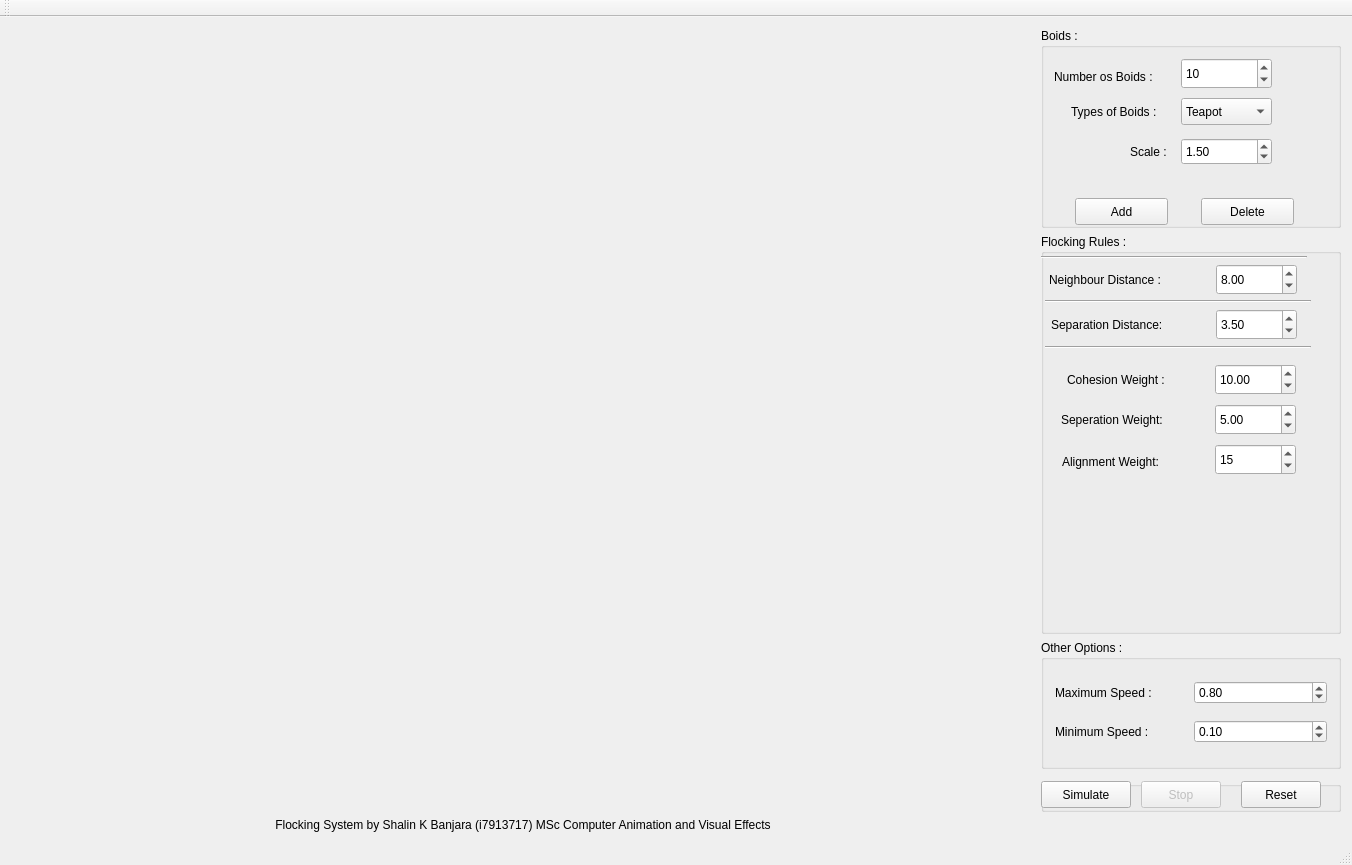
<?xml version="1.0" encoding="UTF-8"?>
<ui version="4.0">
 <class>MainWindow</class>
 <widget class="QMainWindow" name="MainWindow">
  <property name="geometry">
   <rect>
    <x>0</x>
    <y>0</y>
    <width>1348</width>
    <height>865</height>
   </rect>
  </property>
  <property name="sizePolicy">
   <sizepolicy hsizetype="MinimumExpanding" vsizetype="MinimumExpanding">
    <horstretch>0</horstretch>
    <verstretch>0</verstretch>
   </sizepolicy>
  </property>
  <property name="minimumSize">
   <size>
    <width>0</width>
    <height>0</height>
   </size>
  </property>
  <property name="windowTitle">
   <string>Flocking System</string>
  </property>
  <widget class="QWidget" name="centralWidget">
   <layout class="QGridLayout" name="s_main_layout">
    <property name="sizeConstraint">
     <enum>QLayout::SetMinimumSize</enum>
    </property>
    <item row="5" column="1">
     <widget class="QGroupBox" name="groupBox_3">
      <property name="sizePolicy">
       <sizepolicy hsizetype="MinimumExpanding" vsizetype="Minimum">
        <horstretch>0</horstretch>
        <verstretch>0</verstretch>
       </sizepolicy>
      </property>
      <property name="maximumSize">
       <size>
        <width>350</width>
        <height>100</height>
       </size>
      </property>
      <property name="title">
       <string/>
      </property>
      <widget class="QPushButton" name="m_simulate">
       <property name="geometry">
        <rect>
         <x>0</x>
         <y>0</y>
         <width>90</width>
         <height>27</height>
        </rect>
       </property>
       <property name="sizePolicy">
        <sizepolicy hsizetype="Minimum" vsizetype="Minimum">
         <horstretch>0</horstretch>
         <verstretch>0</verstretch>
        </sizepolicy>
       </property>
       <property name="text">
        <string>Simulate</string>
       </property>
      </widget>
      <widget class="QPushButton" name="m_stop">
       <property name="enabled">
        <bool>false</bool>
       </property>
       <property name="geometry">
        <rect>
         <x>100</x>
         <y>0</y>
         <width>80</width>
         <height>27</height>
        </rect>
       </property>
       <property name="sizePolicy">
        <sizepolicy hsizetype="Minimum" vsizetype="Minimum">
         <horstretch>0</horstretch>
         <verstretch>0</verstretch>
        </sizepolicy>
       </property>
       <property name="text">
        <string>Stop</string>
       </property>
       <property name="default">
        <bool>false</bool>
       </property>
      </widget>
      <widget class="QPushButton" name="m_reset">
       <property name="enabled">
        <bool>true</bool>
       </property>
       <property name="geometry">
        <rect>
         <x>200</x>
         <y>0</y>
         <width>80</width>
         <height>27</height>
        </rect>
       </property>
       <property name="sizePolicy">
        <sizepolicy hsizetype="Minimum" vsizetype="Minimum">
         <horstretch>0</horstretch>
         <verstretch>0</verstretch>
        </sizepolicy>
       </property>
       <property name="text">
        <string>Reset</string>
       </property>
       <property name="default">
        <bool>false</bool>
       </property>
      </widget>
     </widget>
    </item>
    <item row="1" column="0" rowspan="5">
     <spacer name="horizontalSpacer">
      <property name="orientation">
       <enum>Qt::Horizontal</enum>
      </property>
      <property name="sizeType">
       <enum>QSizePolicy::MinimumExpanding</enum>
      </property>
      <property name="sizeHint" stdset="0">
       <size>
        <width>1024</width>
        <height>768</height>
       </size>
      </property>
     </spacer>
    </item>
    <item row="3" column="1">
     <widget class="QGroupBox" name="groupBox_4">
      <property name="sizePolicy">
       <sizepolicy hsizetype="Minimum" vsizetype="MinimumExpanding">
        <horstretch>0</horstretch>
        <verstretch>0</verstretch>
       </sizepolicy>
      </property>
      <property name="minimumSize">
       <size>
        <width>300</width>
        <height>0</height>
       </size>
      </property>
      <property name="title">
       <string>Other Options :</string>
      </property>
      <layout class="QGridLayout" name="gridLayout">
       <item row="1" column="1">
        <widget class="QDoubleSpinBox" name="m_maxSpeed">
         <property name="minimum">
          <double>0.500000000000000</double>
         </property>
         <property name="maximum">
          <double>5.000000000000000</double>
         </property>
         <property name="singleStep">
          <double>0.010000000000000</double>
         </property>
         <property name="value">
          <double>0.800000000000000</double>
         </property>
        </widget>
       </item>
       <item row="2" column="1">
        <widget class="QDoubleSpinBox" name="m_minSpeed">
         <property name="minimum">
          <double>0.010000000000000</double>
         </property>
         <property name="maximum">
          <double>4.000000000000000</double>
         </property>
         <property name="singleStep">
          <double>0.010000000000000</double>
         </property>
         <property name="value">
          <double>0.100000000000000</double>
         </property>
        </widget>
       </item>
       <item row="2" column="0">
        <widget class="QLabel" name="label_12">
         <property name="text">
          <string>Minimum Speed :</string>
         </property>
        </widget>
       </item>
       <item row="1" column="0">
        <widget class="QLabel" name="label_11">
         <property name="text">
          <string>Maximum Speed :</string>
         </property>
        </widget>
       </item>
      </layout>
     </widget>
    </item>
    <item row="2" column="1">
     <widget class="QGroupBox" name="groupBox_2">
      <property name="sizePolicy">
       <sizepolicy hsizetype="Minimum" vsizetype="MinimumExpanding">
        <horstretch>0</horstretch>
        <verstretch>0</verstretch>
       </sizepolicy>
      </property>
      <property name="minimumSize">
       <size>
        <width>300</width>
        <height>400</height>
       </size>
      </property>
      <property name="title">
       <string>Flocking Rules :</string>
      </property>
      <property name="alignment">
       <set>Qt::AlignLeading|Qt::AlignLeft|Qt::AlignTop</set>
      </property>
      <widget class="QDoubleSpinBox" name="m_cohesionweight">
       <property name="geometry">
        <rect>
         <x>174</x>
         <y>130</y>
         <width>81</width>
         <height>31</height>
        </rect>
       </property>
       <property name="decimals">
        <number>2</number>
       </property>
       <property name="maximum">
        <double>1000.000000000000000</double>
       </property>
       <property name="singleStep">
        <double>1.000000000000000</double>
       </property>
       <property name="value">
        <double>10.000000000000000</double>
       </property>
      </widget>
      <widget class="QDoubleSpinBox" name="m_seperateweight">
       <property name="geometry">
        <rect>
         <x>174</x>
         <y>170</y>
         <width>81</width>
         <height>31</height>
        </rect>
       </property>
       <property name="decimals">
        <number>2</number>
       </property>
       <property name="maximum">
        <double>1000.000000000000000</double>
       </property>
       <property name="singleStep">
        <double>1.000000000000000</double>
       </property>
       <property name="value">
        <double>5.000000000000000</double>
       </property>
      </widget>
      <widget class="QDoubleSpinBox" name="m_alignweight">
       <property name="geometry">
        <rect>
         <x>174</x>
         <y>210</y>
         <width>81</width>
         <height>31</height>
        </rect>
       </property>
       <property name="decimals">
        <number>0</number>
       </property>
       <property name="maximum">
        <double>1000.000000000000000</double>
       </property>
       <property name="singleStep">
        <double>1.000000000000000</double>
       </property>
       <property name="value">
        <double>15.000000000000000</double>
       </property>
      </widget>
      <widget class="QDoubleSpinBox" name="m_neighbourdistance">
       <property name="geometry">
        <rect>
         <x>175</x>
         <y>30</y>
         <width>81</width>
         <height>31</height>
        </rect>
       </property>
       <property name="singleStep">
        <double>0.010000000000000</double>
       </property>
       <property name="value">
        <double>8.000000000000000</double>
       </property>
      </widget>
      <widget class="QLabel" name="label_2">
       <property name="geometry">
        <rect>
         <x>8</x>
         <y>35</y>
         <width>161</width>
         <height>21</height>
        </rect>
       </property>
       <property name="text">
        <string>Neighbour Distance :</string>
       </property>
      </widget>
      <widget class="QLabel" name="label_3">
       <property name="geometry">
        <rect>
         <x>26</x>
         <y>135</y>
         <width>121</width>
         <height>21</height>
        </rect>
       </property>
       <property name="text">
        <string>Cohesion Weight :</string>
       </property>
      </widget>
      <widget class="QLabel" name="label_4">
       <property name="geometry">
        <rect>
         <x>20</x>
         <y>175</y>
         <width>131</width>
         <height>21</height>
        </rect>
       </property>
       <property name="text">
        <string>Seperation Weight:</string>
       </property>
      </widget>
      <widget class="QLabel" name="label_5">
       <property name="geometry">
        <rect>
         <x>21</x>
         <y>217</y>
         <width>121</width>
         <height>21</height>
        </rect>
       </property>
       <property name="text">
        <string>Alignment Weight:</string>
       </property>
      </widget>
      <widget class="QLabel" name="label_10">
       <property name="geometry">
        <rect>
         <x>10</x>
         <y>80</y>
         <width>141</width>
         <height>21</height>
        </rect>
       </property>
       <property name="text">
        <string>Separation Distance:</string>
       </property>
      </widget>
      <widget class="QDoubleSpinBox" name="m_seperatedistance">
       <property name="geometry">
        <rect>
         <x>175</x>
         <y>75</y>
         <width>81</width>
         <height>31</height>
        </rect>
       </property>
       <property name="maximum">
        <double>10.000000000000000</double>
       </property>
       <property name="singleStep">
        <double>0.100000000000000</double>
       </property>
       <property name="value">
        <double>3.500000000000000</double>
       </property>
      </widget>
      <widget class="Line" name="line">
       <property name="geometry">
        <rect>
         <x>0</x>
         <y>15</y>
         <width>266</width>
         <height>16</height>
        </rect>
       </property>
       <property name="orientation">
        <enum>Qt::Horizontal</enum>
       </property>
      </widget>
      <widget class="Line" name="line_2">
       <property name="geometry">
        <rect>
         <x>4</x>
         <y>59</y>
         <width>266</width>
         <height>16</height>
        </rect>
       </property>
       <property name="orientation">
        <enum>Qt::Horizontal</enum>
       </property>
      </widget>
      <widget class="Line" name="line_3">
       <property name="geometry">
        <rect>
         <x>4</x>
         <y>105</y>
         <width>266</width>
         <height>16</height>
        </rect>
       </property>
       <property name="orientation">
        <enum>Qt::Horizontal</enum>
       </property>
      </widget>
     </widget>
    </item>
    <item row="1" column="1">
     <widget class="QGroupBox" name="groupBox">
      <property name="sizePolicy">
       <sizepolicy hsizetype="Minimum" vsizetype="MinimumExpanding">
        <horstretch>0</horstretch>
        <verstretch>0</verstretch>
       </sizepolicy>
      </property>
      <property name="minimumSize">
       <size>
        <width>250</width>
        <height>200</height>
       </size>
      </property>
      <property name="title">
       <string>Boids :</string>
      </property>
      <widget class="QSpinBox" name="m_numberBoids">
       <property name="geometry">
        <rect>
         <x>140</x>
         <y>30</y>
         <width>91</width>
         <height>31</height>
        </rect>
       </property>
       <property name="maximum">
        <number>500</number>
       </property>
       <property name="value">
        <number>10</number>
       </property>
      </widget>
      <widget class="QLabel" name="label">
       <property name="geometry">
        <rect>
         <x>13</x>
         <y>40</y>
         <width>122</width>
         <height>17</height>
        </rect>
       </property>
       <property name="text">
        <string>Number os Boids :</string>
       </property>
      </widget>
      <widget class="QPushButton" name="m_add">
       <property name="geometry">
        <rect>
         <x>34</x>
         <y>170</y>
         <width>93</width>
         <height>27</height>
        </rect>
       </property>
       <property name="text">
        <string>Add</string>
       </property>
      </widget>
      <widget class="QPushButton" name="pushButton_2">
       <property name="geometry">
        <rect>
         <x>160</x>
         <y>170</y>
         <width>93</width>
         <height>27</height>
        </rect>
       </property>
       <property name="text">
        <string>Delete</string>
       </property>
      </widget>
      <widget class="QComboBox" name="m_type">
       <property name="geometry">
        <rect>
         <x>140</x>
         <y>70</y>
         <width>91</width>
         <height>27</height>
        </rect>
       </property>
       <item>
        <property name="text">
         <string>Teapot</string>
        </property>
       </item>
       <item>
        <property name="text">
         <string>Sphere</string>
        </property>
       </item>
       <item>
        <property name="text">
         <string>Pyramid</string>
        </property>
       </item>
      </widget>
      <widget class="QLabel" name="label_14">
       <property name="geometry">
        <rect>
         <x>30</x>
         <y>75</y>
         <width>122</width>
         <height>17</height>
        </rect>
       </property>
       <property name="text">
        <string>Types of Boids :</string>
       </property>
      </widget>
      <widget class="QDoubleSpinBox" name="m_boidscale">
       <property name="geometry">
        <rect>
         <x>140</x>
         <y>110</y>
         <width>91</width>
         <height>27</height>
        </rect>
       </property>
       <property name="minimum">
        <double>0.100000000000000</double>
       </property>
       <property name="maximum">
        <double>15.000000000000000</double>
       </property>
       <property name="singleStep">
        <double>0.100000000000000</double>
       </property>
       <property name="value">
        <double>1.500000000000000</double>
       </property>
      </widget>
      <widget class="QLabel" name="label_15">
       <property name="geometry">
        <rect>
         <x>89</x>
         <y>115</y>
         <width>51</width>
         <height>17</height>
        </rect>
       </property>
       <property name="text">
        <string>Scale :</string>
       </property>
      </widget>
     </widget>
    </item>
    <item row="7" column="0">
     <widget class="QLabel" name="label_6">
      <property name="text">
       <string>Flocking System by Shalin K Banjara (i7913717) MSc Computer Animation and Visual Effects</string>
      </property>
      <property name="alignment">
       <set>Qt::AlignCenter</set>
      </property>
     </widget>
    </item>
   </layout>
  </widget>
  <widget class="QMenuBar" name="menuBar">
   <property name="geometry">
    <rect>
     <x>0</x>
     <y>0</y>
     <width>1348</width>
     <height>25</height>
    </rect>
   </property>
  </widget>
  <widget class="QToolBar" name="mainToolBar">
   <attribute name="toolBarArea">
    <enum>TopToolBarArea</enum>
   </attribute>
   <attribute name="toolBarBreak">
    <bool>false</bool>
   </attribute>
  </widget>
  <widget class="QStatusBar" name="statusBar"/>
 </widget>
 <layoutdefault spacing="6" margin="11"/>
 <resources/>
 <connections/>
</ui>
